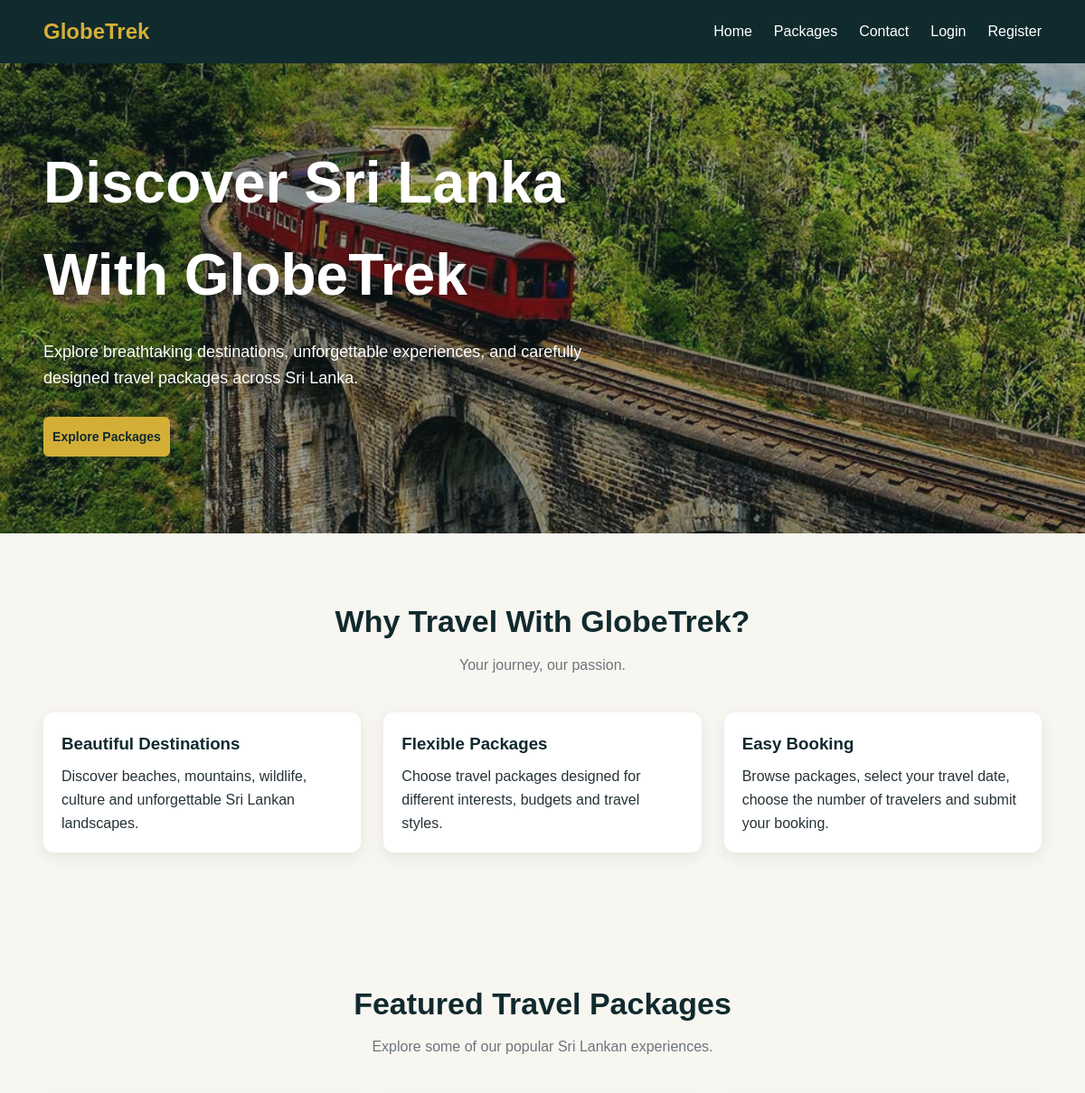
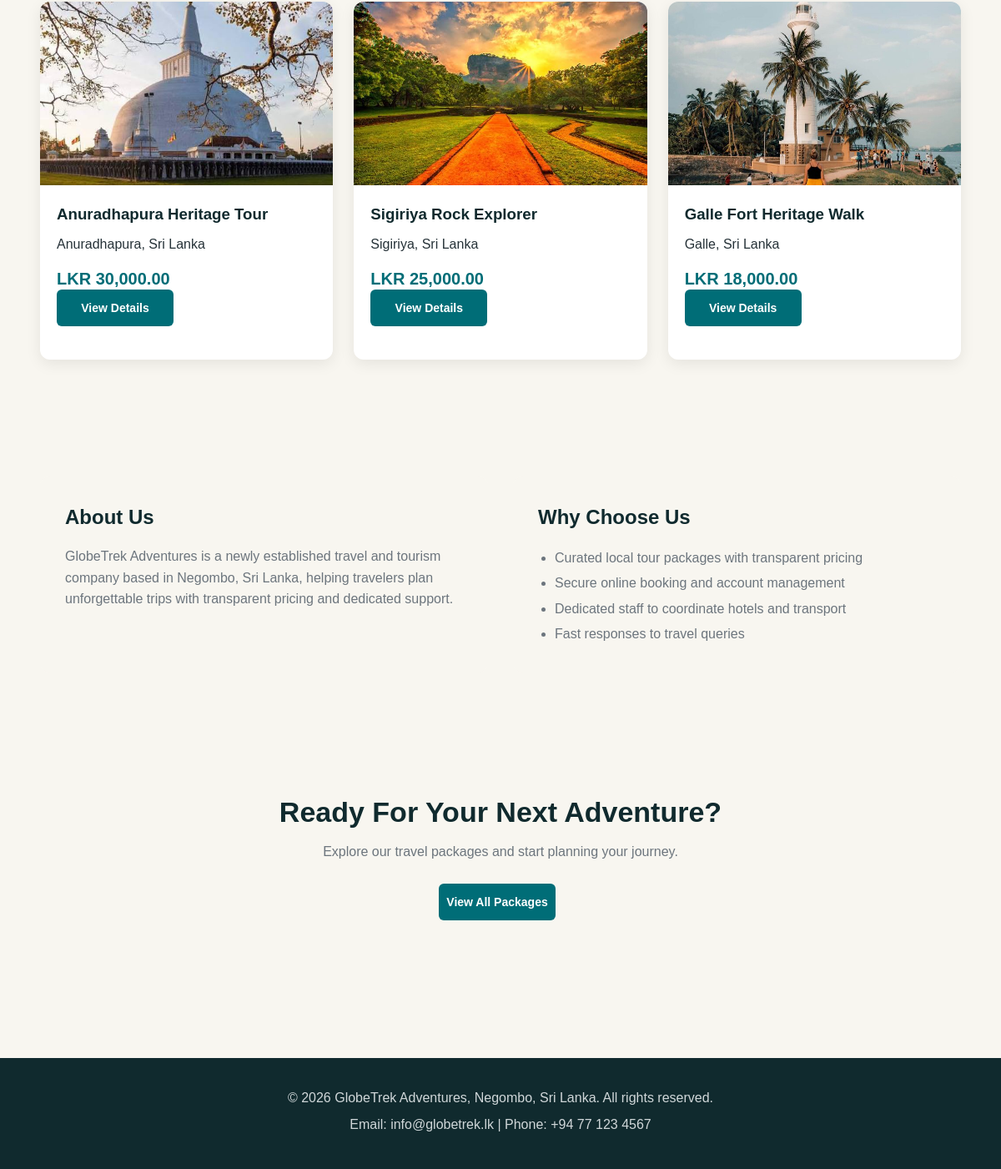
Screenshot of /globetrek/index.php with the database file from the repository (2 pictures, top to bottom).
### tables this page shows
CREATE TABLE `packages` (
  `id` int(11) NOT NULL,
  `title` varchar(150) NOT NULL,
  `destination` varchar(100) NOT NULL,
  `description` text NOT NULL,
  `price` decimal(10,2) NOT NULL,
  `duration` varchar(50) NOT NULL,
  `image` varchar(255) DEFAULT NULL,
  `created_by` int(11) DEFAULT NULL,
  `created_at` timestamp NOT NULL DEFAULT current_timestamp()
);

### globetrek/index.php (the view, shortened to what this page needs)
<?php
require_once "config/database.php";
?>
<!DOCTYPE html>
<html lang="en">
<head>
    <link rel="stylesheet" href="css/style.css">
</head>
<body>
<nav class="navbar">
    <div class="container navbar-content">
        <a href="index.php" class="logo">
            GlobeTrek
        </a>
        <ul class="nav-links">
            <li><a href="index.php">Home</a></li>
            <li><a href="packages.php">Packages</a></li>
            <li><a href="contact.php">Contact</a></li>
            <li><a href="login.php">Login</a></li>
            <li><a href="register.php">Register</a></li>
        </ul>
    </div>
</nav>
<section class="hero">
    <div class="container">
        <div class="hero-content">
            <h1>Discover Sri Lanka With GlobeTrek</h1>
            <p>
                Explore breathtaking destinations, unforgettable experiences,
                and carefully designed travel packages across Sri Lanka.
            </p>
            <a href="packages.php" class="btn btn-secondary">
                Explore Packages
            </a>
        </div>
    </div>
</section>
<section class="section">
    <div class="container">
        <div class="section-title">
            <h2>Why Travel With GlobeTrek?</h2>
            <p>
                Your journey, our passion.
            </p>
        </div>
        <div class="package-grid">
            <div class="package-card">
                <div class="package-content">
                    <h3>Beautiful Destinations</h3>
                    <p>
                        Discover beaches, mountains, wildlife,
                        culture and unforgettable Sri Lankan landscapes.
                    </p>
                </div>
            </div>
            <div class="package-card">
                <div class="package-content">
                    <h3>Flexible Packages</h3>
                    <p>
                        Choose travel packages designed for
                        different interests, budgets and travel styles.
                    </p>
                </div>
            </div>
            <div class="package-card">
                <div class="package-content">
                    <h3>Easy Booking</h3>
                    <p>
                        Browse packages, select your travel date,
                        choose the number of travelers and submit your booking.
                    </p>
                </div>
            </div>
        </div>
    </div>
</section>
<section class="section">
    <div class="container">
        <div class="section-title">
            <h2>Featured Travel Packages</h2>
            <p>
                Explore some of our popular Sri Lankan experiences.
            </p>
        </div>
        <div class="package-grid">
            <?php
            $stmt = $pdo->query("
                SELECT *
                FROM packages
                ORDER BY created_at DESC
                LIMIT 3
            ");
            $packages = $stmt->fetchAll(PDO::FETCH_ASSOC);
            if (count($packages) > 0):
                foreach ($packages as $package):
            ?>
                    <div class="package-card">
                        <?php if (!empty($package['image'])): ?>
                            <img
                                src="images/<?php echo htmlspecialchars($package['image']); ?>"
                                alt="<?php echo htmlspecialchars($package['title']); ?>"
                            >
                        <?php endif; ?>
                        <div class="package-content">
                            <h3>
                                <?php echo htmlspecialchars($package['title']); ?>
                            </h3>
                            <p>
                                <?php echo htmlspecialchars($package['destination']); ?>
                            </p>
                            <div class="package-price">
                                LKR <?php echo number_format($package['price'], 2); ?>
                            </div>
                            <a
                                href="package-details.php?id=<?php echo $package['id']; ?>"
                                class="btn btn-primary"
                            >
                                View Details
                            </a>
                        </div>
                    </div>
            <?php
                endforeach;
            else:
            ?>
                <p style="text-align:center;">
                    Travel packages will be available soon.
                </p>
            <?php endif; ?>
        </div>
    </div>
</section>
<section class="section">
    <div class="container">
        <div style="display: grid; grid-template-columns: 1fr 1fr; gap: 30px;">
            <div style="background: var(--light); padding: 30px; border-radius: 12px;">
                <h2 style="color: var(--dark); margin-bottom: 15px;">
                    About Us
                </h2>
                <p style="color: var(--muted);">
                    GlobeTrek Adventures is a newly established travel and tourism
                    company based in Negombo, Sri Lanka, helping travelers plan
                    unforgettable trips with transparent pricing and dedicated support.
                </p>
            </div>
            <div style="background: var(--light); padding: 30px; border-radius: 12px;">
                <h2 style="color: var(--dark); margin-bottom: 15px;">
                    Why Choose Us
                </h2>
                <ul style="color: var(--muted); padding-left: 20px; line-height: 1.9;">
                    <li>Curated local tour packages with transparent pricing</li>
                    <li>Secure online booking and account management</li>
                    <li>Dedicated staff to coordinate hotels and transport</li>
                    <li>Fast responses to travel queries</li>
                </ul>
            </div>
        </div>
    </div>
</section>
<section class="section">
    <div class="container">
        <div class="section-title">
            <h2>Ready For Your Next Adventure?</h2>
            <p>
                Explore our travel packages and start planning your journey.
            </p>
            <br>
            <a href="packages.php" class="btn btn-primary">
                View All Packages
            </a>
        </div>
    </div>
</section>
<footer class="footer">
    <div class="container">
        <p>
            &copy; <?php echo date("Y"); ?> GlobeTrek Adventures, Negombo, Sri Lanka.
            All rights reserved.
        </p>
        <p>
            Email: info@globetrek.lk | Phone: +94 77 123 4567
        </p>
    </div>
</footer>
</body>
</html>

### globetrek/css/style.css (style rules this page uses)
:root { --primary: #006d77; --primary-dark: #004f55; --secondary: #d4af37; --dark: #102a2e; --light: #f8f6f0; --white: #ffffff; --text: #263238; --muted: #6c757d; --border: #e0e0e0; --success: #2e7d32; --danger: #c62828; }
* { margin: 0; padding: 0; box-sizing: border-box; }
html { scroll-behavior: smooth; }
body { font-family: Arial, Helvetica, sans-serif; background: var(--light); color: var(--text); line-height: 1.6; }
a { text-decoration: none; color: inherit; }
img { max-width: 100%; display: block; }
.container { width: min(1120px, 92%); margin: 0 auto; }
.navbar { background: var(--dark); color: var(--white); padding: 16px 0; position: sticky; top: 0; z-index: 1000; }
.navbar-content { display: flex; justify-content: space-between; align-items: center; }
.logo { font-size: 24px; font-weight: bold; color: var(--secondary); }
.nav-links { display: flex; gap: 24px; list-style: none; }
.nav-links a { color: var(--white); transition: 0.3s; }
.btn { display: inline-flex; align-items: center; justify-content: center; width: 140px; height: 44px; min-width: 140px; min-height: 44px; padding: 0; margin: 0 8px 5px 0; border: none; border-radius: 6px; box-sizing: border-box; font-family: Arial, Helvetica, sans-serif; font-size: 14px; font-weight: bold; line-height: 1; text-align: center; text-decoration: none; cursor: pointer; vertical-align: middle; appearance: none; -webkit-appearance: none; transition: 0.3s; }
.btn-primary { background: var(--primary); color: var(--white); }
.btn-secondary { background: var(--secondary); color: var(--dark); }
.hero { min-height: 520px; display: flex; align-items: center; background: linear-gradient( rgba(16, 42, 46, 0.35), rgba(16, 42, 46, 0.35) ), url("../images/hero.jpg") center/cover no-repeat; color: var(--white); }
.hero-content { max-width: 650px; }
.hero h1 { font-size: clamp(38px, 6vw, 64px); margin-bottom: 20px; }
.hero p { font-size: 18px; margin-bottom: 28px; }
.section { padding: 70px 0; }
.section-title { text-align: center; margin-bottom: 40px; }
.section-title h2 { font-size: 34px; color: var(--dark); }
.section-title p { color: var(--muted); margin-top: 8px; }
.package-grid { display: grid; grid-template-columns: repeat(3, 1fr); gap: 25px; align-items: stretch; }
.package-card { background: var(--white); border-radius: 12px; overflow: hidden; box-shadow: 0 5px 18px rgba(0, 0, 0, 0.08); transition: transform 0.3s, box-shadow 0.3s; display: flex; flex-direction: column; height: 100%; }
.package-card img { width: 100%; height: 220px; object-fit: cover; }
.package-content { padding: 20px; display: flex; flex-direction: column; flex: 1; }
.package-content h3 { color: var(--dark); margin-bottom: 8px; }
.package-price { color: var(--primary); font-size: 20px; font-weight: bold; margin: 12px 0; }
.package-content .btn { margin-top: auto; align-self: flex-start; position: relative; top: -15px; }
.footer { background: var(--dark); color: var(--white); padding: 35px 0; margin-top: 50px; text-align: center; }
.footer p { color: #d0d7d9; margin-bottom: 6px; }

### rows the page displays
packages: image (picture), title "Anuradhapura Heritage Tour", destination "Anuradhapura, Sri Lanka", price "30,000.00"
packages: image (picture), title "Sigiriya Rock Explorer", destination "Sigiriya, Sri Lanka", price "25,000.00"
packages: image (picture), title "Galle Fort Heritage Walk", destination "Galle, Sri Lanka", price "18,000.00"
